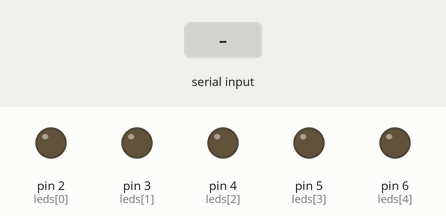
This sketch was run on a simulated Arduino Uno, built with avr-gcc and run on an emulated ATmega328P. On the bench: output pins drawn as LEDs (lit = HIGH). The inputs (shaded band) are chosen by the test bench.

Above: at 1.2 s.
1.3 s: "1\n" received over Serial
At 2.1 s:
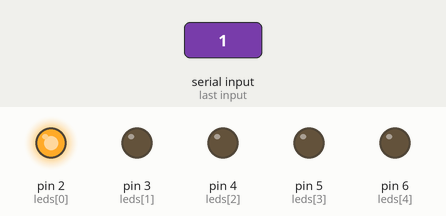
2.8 s: "0\n" received over Serial
At 3.2 s:
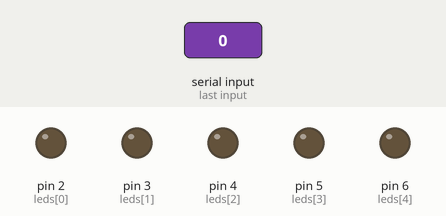
Timing chart, 0 to 5.8 s (numbered marks = the images above; inputs shaded):
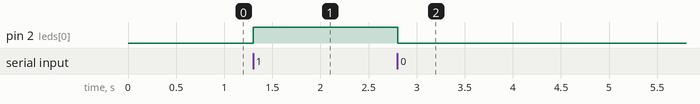

Measured:
- after the input at 1.3 s, pin 2 (leds[0]): LOW → HIGH at once
- after the input at 2.8 s, pin 2 (leds[0]): HIGH → LOW at once

The sketch:

atividade3.ino
```cpp
/* =====================================================================
   Aula de Robótica — Sketch da ATIVIDADE 3 (5 LEDs em sequência)
   ---------------------------------------------------------------------
   Carregue este programa no Arduino no começo da Atividade 3.

   O que ele faz: RECEBE pela Serial uma linha com 5 dígitos (0 ou 1),
   um para cada LED, e acende/apaga os 5 de uma vez.

       Exemplos (digite no Monitor Serial e tecle Enter):
         11111  -> acende TODOS os 5 LEDs
         00000  -> apaga todos
         10100  -> acende o LED 1 e o LED 3

   Quem monta a "sequência" e faz o LOOP é a PÁGINA WEB: ela manda uma
   linha dessas a cada passo. O Arduino só obedece.

   PINAGEM (5 LEDs na protoboard, cada um com resistor de 220-330 ohms):
       LED 1 -> pino 2      LED 4 -> pino 5
       LED 2 -> pino 3      LED 5 -> pino 6
       LED 3 -> pino 4
   ===================================================================== */

const int leds[] = {2, 3, 4, 5, 6};   // os 5 LEDs, na ordem
const int N = 5;

void setup() {
  Serial.begin(9600);
  for (int i = 0; i < N; i++) pinMode(leds[i], OUTPUT);
}

void loop() {
  if (Serial.available() > 0) {
    String s = Serial.readStringUntil('\n');   // lê a linha, ex.: "10110"
    for (int i = 0; i < N; i++) {
      char c = (i < s.length()) ? s[i] : '0';  // dígito i (ou '0' se faltar)
      digitalWrite(leds[i], c == '1' ? HIGH : LOW);
    }
  }
}
```
